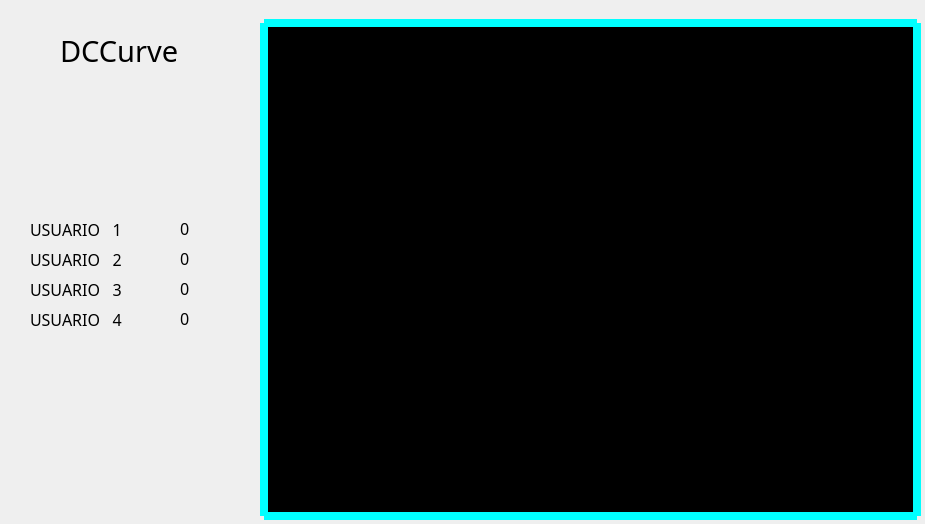
<?xml version="1.0" encoding="UTF-8"?>
<ui version="4.0">
 <class>Form</class>
 <widget class="QWidget" name="Form">
  <property name="geometry">
   <rect>
    <x>0</x>
    <y>0</y>
    <width>925</width>
    <height>524</height>
   </rect>
  </property>
  <property name="windowTitle">
   <string>DCCurve</string>
  </property>
  <property name="styleSheet">
   <string notr="true"/>
  </property>
  <widget class="QLabel" name="label">
   <property name="geometry">
    <rect>
     <x>60</x>
     <y>30</y>
     <width>131</width>
     <height>41</height>
    </rect>
   </property>
   <property name="font">
    <font>
     <family>ArcadeClassic</family>
     <pointsize>22</pointsize>
    </font>
   </property>
   <property name="styleSheet">
    <string notr="true"/>
   </property>
   <property name="text">
    <string>DCCurve</string>
   </property>
  </widget>
  <widget class="QLabel" name="usuario_1">
   <property name="geometry">
    <rect>
     <x>30</x>
     <y>221</y>
     <width>121</width>
     <height>16</height>
    </rect>
   </property>
   <property name="font">
    <font>
     <family>ArcadeClassic</family>
     <pointsize>12</pointsize>
    </font>
   </property>
   <property name="styleSheet">
    <string notr="true"/>
   </property>
   <property name="text">
    <string>USUARIO   1</string>
   </property>
  </widget>
  <widget class="QLabel" name="puntaje_1">
   <property name="geometry">
    <rect>
     <x>180</x>
     <y>220</y>
     <width>47</width>
     <height>16</height>
    </rect>
   </property>
   <property name="font">
    <font>
     <family>ArcadeClassic</family>
     <pointsize>12</pointsize>
    </font>
   </property>
   <property name="styleSheet">
    <string notr="true"/>
   </property>
   <property name="text">
    <string>0</string>
   </property>
  </widget>
  <widget class="QLabel" name="usuario_2">
   <property name="geometry">
    <rect>
     <x>30</x>
     <y>251</y>
     <width>121</width>
     <height>16</height>
    </rect>
   </property>
   <property name="font">
    <font>
     <family>ArcadeClassic</family>
     <pointsize>12</pointsize>
    </font>
   </property>
   <property name="styleSheet">
    <string notr="true"/>
   </property>
   <property name="text">
    <string>USUARIO   2</string>
   </property>
  </widget>
  <widget class="QLabel" name="puntaje_2">
   <property name="geometry">
    <rect>
     <x>180</x>
     <y>250</y>
     <width>47</width>
     <height>16</height>
    </rect>
   </property>
   <property name="font">
    <font>
     <family>ArcadeClassic</family>
     <pointsize>12</pointsize>
    </font>
   </property>
   <property name="styleSheet">
    <string notr="true"/>
   </property>
   <property name="text">
    <string>0</string>
   </property>
  </widget>
  <widget class="QLabel" name="usuario_3">
   <property name="geometry">
    <rect>
     <x>30</x>
     <y>281</y>
     <width>121</width>
     <height>16</height>
    </rect>
   </property>
   <property name="font">
    <font>
     <family>ArcadeClassic</family>
     <pointsize>12</pointsize>
    </font>
   </property>
   <property name="styleSheet">
    <string notr="true"/>
   </property>
   <property name="text">
    <string>USUARIO   3</string>
   </property>
  </widget>
  <widget class="QLabel" name="puntaje_3">
   <property name="geometry">
    <rect>
     <x>180</x>
     <y>280</y>
     <width>47</width>
     <height>16</height>
    </rect>
   </property>
   <property name="font">
    <font>
     <family>ArcadeClassic</family>
     <pointsize>12</pointsize>
    </font>
   </property>
   <property name="styleSheet">
    <string notr="true"/>
   </property>
   <property name="text">
    <string>0</string>
   </property>
  </widget>
  <widget class="QLabel" name="usuario_4">
   <property name="geometry">
    <rect>
     <x>30</x>
     <y>311</y>
     <width>121</width>
     <height>16</height>
    </rect>
   </property>
   <property name="font">
    <font>
     <family>ArcadeClassic</family>
     <pointsize>12</pointsize>
    </font>
   </property>
   <property name="styleSheet">
    <string notr="true"/>
   </property>
   <property name="text">
    <string>USUARIO   4</string>
   </property>
  </widget>
  <widget class="QLabel" name="puntaje_4">
   <property name="geometry">
    <rect>
     <x>180</x>
     <y>310</y>
     <width>47</width>
     <height>16</height>
    </rect>
   </property>
   <property name="font">
    <font>
     <family>ArcadeClassic</family>
     <pointsize>12</pointsize>
    </font>
   </property>
   <property name="styleSheet">
    <string notr="true"/>
   </property>
   <property name="text">
    <string>0</string>
   </property>
  </widget>
  <widget class="QWidget" name="verticalLayoutWidget_2">
   <property name="geometry">
    <rect>
     <x>260</x>
     <y>19</y>
     <width>661</width>
     <height>501</height>
    </rect>
   </property>
   <layout class="QVBoxLayout" name="layout_top"/>
  </widget>
  <widget class="QWidget" name="widget" native="true">
   <property name="geometry">
    <rect>
     <x>260</x>
     <y>19</y>
     <width>661</width>
     <height>501</height>
    </rect>
   </property>
   <widget class="QGraphicsView" name="graphicsView">
    <property name="geometry">
     <rect>
      <x>0</x>
      <y>0</y>
      <width>661</width>
      <height>501</height>
     </rect>
    </property>
    <property name="focusPolicy">
     <enum>Qt::NoFocus</enum>
    </property>
    <property name="styleSheet">
     <string notr="true">background-color: rgb(0, 0, 0);
border-radius: 4px;
border: 8px solid black;
border-color: rgb(0, 255, 255);
</string>
    </property>
   </widget>
   <widget class="QWidget" name="horizontalLayoutWidget">
    <property name="geometry">
     <rect>
      <x>0</x>
      <y>0</y>
      <width>661</width>
      <height>501</height>
     </rect>
    </property>
    <layout class="QHBoxLayout" name="juego_layout"/>
   </widget>
  </widget>
 </widget>
 <resources>
  <include location="fondo.qrc"/>
 </resources>
 <connections/>
</ui>
